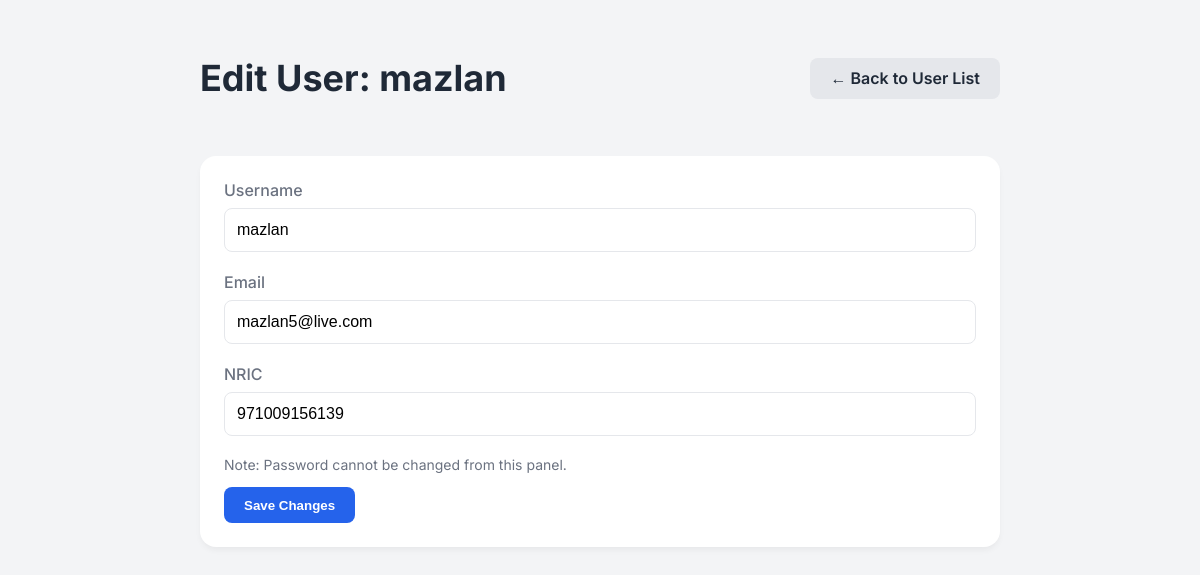
The page /admin/edit_user.php?id=28 (signed in) on the database its author committed.
### tables this page shows
CREATE TABLE `users` (
  `id` int(11) NOT NULL,
  `nric` varchar(50) NOT NULL,
  `email` varchar(100) NOT NULL,
  `username` varchar(50) DEFAULT NULL,
  `password` varchar(255) NOT NULL,
  `created_at` datetime NOT NULL DEFAULT current_timestamp()
);

### php/admin.php (called while the page is built, shortened)
<?php
class Admin
{
    private $conn;
    private $users_table = 'users';
    public function __construct($db)
    {
        $this->conn = $db;
    }
    public function getUserById($user_id)
    {
        $query = "SELECT id, username, email, nric FROM " . $this->users_table . " WHERE id = :user_id LIMIT 1";
        $stmt = $this->conn->prepare($query);
        $stmt->bindParam(':user_id', $user_id, PDO::PARAM_INT);
        $stmt->execute();
        return $stmt->fetch(PDO::FETCH_ASSOC);
    }
}

### admin/edit_user.php (the view, shortened to what this page needs)
<?php
require_once '../php/admin_auth_check.php';
require_once '../php/admin.php';
$user_id = filter_input(INPUT_GET, 'id', FILTER_VALIDATE_INT);
$database = new Database();
$db = $database->connect();
$admin = new Admin($db);
$userData = $admin->getUserById($user_id);
?>
<!DOCTYPE html>
<html lang="en">
<head>
</head>
<body>
    <div class="dashboard-wrapper">
        <header class="header">
            <h1>Edit User: <?php echo htmlspecialchars($userData['username']); ?></h1>
            <a href="view_users.php" class="btn btn-secondary">&larr; Back to User List</a>
        </header>
        <div class="card">
            <form action="edit_user.php?id=<?php echo $user_id; ?>" method="POST">
                <div class="form-group">
                    <label for="username">Username</label>
                    <input type="text" name="username" id="username" class="form-control" value="<?php echo htmlspecialchars($userData['username']); ?>" required>
                </div>
                <div class="form-group">
                    <label for="email">Email</label>
                    <input type="email" name="email" id="email" class="form-control" value="<?php echo htmlspecialchars($userData['email']); ?>" required>
                </div>
                <div class="form-group">
                    <label for="nric">NRIC</label>
                    <input type="text" name="nric" id="nric" class="form-control" value="<?php echo htmlspecialchars($userData['nric']); ?>">
                </div>
                <p style="font-size: 0.875rem; color: var(--subtle-text-color);">Note: Password cannot be changed from this panel.</p>
                <button type="submit" name="update_user" class="btn btn-primary">Save Changes</button>
            </form>
        </div>
    </div>
</body>
</html>

### admin/edit_user.php (style rules this page uses)
:root { --bg-color: #f3f4f6; --card-bg-color: #ffffff; --text-color: #1f2937; --subtle-text-color: #6b7280; --border-color: #e5e7eb; --primary-color: #2563eb; --shadow-color: rgba(0, 0, 0, 0.05); --font-family: 'Inter', sans-serif; }
body { font-family: var(--font-family); background-color: var(--bg-color); margin: 0; padding: 2rem; }
.dashboard-wrapper { max-width: 800px; margin: auto; }
.header { display: flex; justify-content: space-between; align-items: center; margin-bottom: 2rem; }
.header h1 { font-size: 2.25rem; color: var(--text-color); }
.btn { padding: 0.65rem 1.25rem; border-radius: 0.5rem; text-decoration: none; font-weight: 600; transition: background-color 0.3s ease; border: none; cursor: pointer; }
.btn-secondary { background-color: var(--border-color); color: var(--text-color); }
.btn-primary { background-color: var(--primary-color); color: white; }
.card { background-color: var(--card-bg-color); padding: 1.5rem; border-radius: 1rem; box-shadow: 0 4px 6px -1px var(--shadow-color); }
.form-group { margin-bottom: 1.25rem; }
.form-group label { display: block; font-weight: 500; margin-bottom: 0.5rem; color: var(--subtle-text-color); }
.form-control { width: 100%; padding: 0.75rem; border: 1px solid var(--border-color); border-radius: 0.5rem; font-size: 1rem; box-sizing: border-box; }

### rows shown on the page
users: username "mazlan", email "mazlan5@live.com", nric "971009156139"
